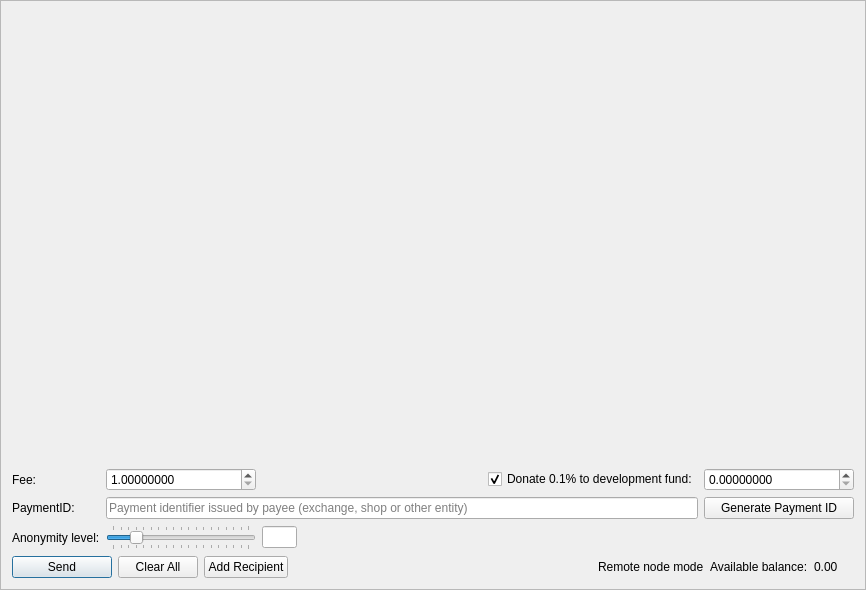
<?xml version="1.0" encoding="UTF-8"?>
<ui version="4.0">
 <class>SendFrame</class>
 <widget class="QFrame" name="SendFrame">
  <property name="geometry">
   <rect>
    <x>0</x>
    <y>0</y>
    <width>866</width>
    <height>590</height>
   </rect>
  </property>
  <property name="windowTitle">
   <string>Frame</string>
  </property>
  <property name="frameShape">
   <enum>QFrame::StyledPanel</enum>
  </property>
  <property name="frameShadow">
   <enum>QFrame::Raised</enum>
  </property>
  <layout class="QVBoxLayout" name="m_send_frame_main_layout">
   <item>
    <widget class="QScrollArea" name="m_transfersScrollarea">
     <property name="frameShape">
      <enum>QFrame::NoFrame</enum>
     </property>
     <property name="widgetResizable">
      <bool>true</bool>
     </property>
     <widget class="QWidget" name="scrollAreaWidgetContents">
      <property name="geometry">
       <rect>
        <x>0</x>
        <y>0</y>
        <width>846</width>
        <height>439</height>
       </rect>
      </property>
      <layout class="QVBoxLayout" name="m_send_frame_layout">
       <property name="leftMargin">
        <number>0</number>
       </property>
       <property name="topMargin">
        <number>0</number>
       </property>
       <property name="rightMargin">
        <number>0</number>
       </property>
       <property name="bottomMargin">
        <number>0</number>
       </property>
       <item>
        <spacer name="verticalSpacer">
         <property name="orientation">
          <enum>Qt::Vertical</enum>
         </property>
         <property name="sizeHint" stdset="0">
          <size>
           <width>20</width>
           <height>445</height>
          </size>
         </property>
        </spacer>
       </item>
      </layout>
     </widget>
    </widget>
   </item>
   <item>
    <layout class="QGridLayout" name="gridLayout">
     <property name="topMargin">
      <number>5</number>
     </property>
     <item row="5" column="1">
      <widget class="QSlider" name="m_mixinSlider">
       <property name="maximumSize">
        <size>
         <width>150</width>
         <height>16777215</height>
        </size>
       </property>
       <property name="baseSize">
        <size>
         <width>200</width>
         <height>0</height>
        </size>
       </property>
       <property name="maximum">
        <number>20</number>
       </property>
        <property name="minimum">
          <number>2</number>
        </property>
        <property name="pageStep">
        <number>1</number>
       </property>
       <property name="value">
        <number>1</number>
       </property>
       <property name="sliderPosition">
        <number>5</number>
       </property>
       <property name="tracking">
        <bool>false</bool>
       </property>
       <property name="orientation">
        <enum>Qt::Horizontal</enum>
       </property>
       <property name="tickPosition">
        <enum>QSlider::TicksBothSides</enum>
       </property>
       <property name="tickInterval">
        <number>1</number>
       </property>
      </widget>
     </item>
     <item row="5" column="0">
      <widget class="QLabel" name="label_2">
       <property name="text">
        <string>Anonymity level:</string>
       </property>
      </widget>
     </item>
     <item row="1" column="3">
      <widget class="QCheckBox" name="donateCheckBox">
       <property name="text">
        <string>Donate 0.1% to development fund:</string>
       </property>
       <property name="checked">
        <bool>true</bool>
       </property>
      </widget>
     </item>
     <item row="1" column="0">
      <widget class="QLabel" name="label">
       <property name="text">
        <string>Fee:</string>
       </property>
      </widget>
     </item>
     <item row="3" column="0">
      <widget class="QLabel" name="label_6">
       <property name="text">
        <string>PaymentID:</string>
       </property>
      </widget>
     </item>
     <item row="5" column="2">
      <widget class="QLineEdit" name="m_mixinEdit">
       <property name="minimumSize">
        <size>
         <width>35</width>
         <height>0</height>
        </size>
       </property>
       <property name="maximumSize">
        <size>
         <width>30</width>
         <height>16777215</height>
        </size>
       </property>
       <property name="text">
        <string notr="true"/>
       </property>
       <property name="maxLength">
        <number>5</number>
       </property>
       <property name="alignment">
        <set>Qt::AlignCenter</set>
       </property>
       <property name="readOnly">
        <bool>true</bool>
       </property>
      </widget>
     </item>
     <item row="3" column="1" colspan="3">
      <widget class="QLineEdit" name="m_paymentIdEdit">
       <property name="maxLength">
        <number>64</number>
       </property>
       <property name="placeholderText">
        <string>Payment identifier issued by payee (exchange, shop or other entity)</string>
       </property>
      </widget>
     </item>
     <item row="1" column="1">
      <widget class="QDoubleSpinBox" name="m_feeSpin">
       <property name="minimumSize">
        <size>
         <width>150</width>
         <height>0</height>
        </size>
       </property>
       <property name="baseSize">
        <size>
         <width>150</width>
         <height>0</height>
        </size>
       </property>
       <property name="cursor">
        <cursorShape>IBeamCursor</cursorShape>
       </property>
       <property name="locale">
        <locale language="English" country="UnitedStates"/>
       </property>
       <property name="suffix">
        <string/>
       </property>
       <property name="decimals">
        <number>8</number>
       </property>
       <property name="minimum">
        <double>1.00000000</double>
       </property>
       <property name="maximum">
        <double>999999999999999.00000000</double>
       </property>
       <property name="singleStep">
        <double>0.10000000</double>
       </property>
       <property name="value">
        <double>0.10000000</double>
       </property>
      </widget>
     </item>
     <item row="3" column="4">
      <widget class="QPushButton" name="m_generatePaymentIdButton">
       <property name="sizePolicy">
        <sizepolicy hsizetype="Preferred" vsizetype="Fixed">
         <horstretch>0</horstretch>
         <verstretch>0</verstretch>
        </sizepolicy>
       </property>
       <property name="maximumSize">
        <size>
         <width>200</width>
         <height>16777215</height>
        </size>
       </property>
       <property name="text">
        <string>Generate Payment ID</string>
       </property>
      </widget>
     </item>
     <item row="1" column="4">
      <widget class="QDoubleSpinBox" name="m_donateSpin">
       <property name="minimumSize">
        <size>
         <width>150</width>
         <height>0</height>
        </size>
       </property>
       <property name="maximumSize">
        <size>
         <width>16777215</width>
         <height>16777215</height>
        </size>
       </property>
       <property name="baseSize">
        <size>
         <width>150</width>
         <height>0</height>
        </size>
       </property>
       <property name="cursor">
        <cursorShape>IBeamCursor</cursorShape>
       </property>
       <property name="locale">
        <locale language="English" country="UnitedStates"/>
       </property>
       <property name="decimals">
        <number>8</number>
       </property>
       <property name="maximum">
        <double>999999999999999.00000000</double>
       </property>
       <property name="singleStep">
        <double>0.10000000</double>
       </property>
      </widget>
     </item>
     <item row="1" column="2">
      <spacer name="horizontalSpacer">
       <property name="orientation">
        <enum>Qt::Horizontal</enum>
       </property>
       <property name="sizeType">
        <enum>QSizePolicy::Expanding</enum>
       </property>
       <property name="sizeHint" stdset="0">
        <size>
         <width>100</width>
         <height>20</height>
        </size>
       </property>
      </spacer>
     </item>
    </layout>
   </item>
   <item>
    <layout class="QHBoxLayout" name="horizontalLayout">
     <item>
      <widget class="QPushButton" name="m_sendButton">
       <property name="minimumSize">
        <size>
         <width>100</width>
         <height>0</height>
        </size>
       </property>
       <property name="text">
        <string>Send</string>
       </property>
       <property name="icon">
        <iconset resource="../../resources.qrc">
         <normaloff>:/icons/btn-send</normaloff>:/icons/btn-send</iconset>
       </property>
       <property name="default">
        <bool>true</bool>
       </property>
      </widget>
     </item>
     <item>
      <widget class="QPushButton" name="m_clearAllButton">
       <property name="text">
        <string>Clear All</string>
       </property>
       <property name="icon">
        <iconset resource="../../resources.qrc">
         <normaloff>:/icons/remove</normaloff>:/icons/remove</iconset>
       </property>
      </widget>
     </item>
     <item>
      <widget class="QPushButton" name="m_addRecipientButton">
       <property name="text">
        <string>Add Recipient</string>
       </property>
       <property name="icon">
        <iconset resource="../../resources.qrc">
         <normaloff>:/icons/add_recepient</normaloff>:/icons/add_recepient</iconset>
       </property>
      </widget>
     </item>
     <item>
      <spacer name="horizontalSpacer_2">
       <property name="orientation">
        <enum>Qt::Horizontal</enum>
       </property>
       <property name="sizeHint" stdset="0">
        <size>
         <width>40</width>
         <height>20</height>
        </size>
       </property>
      </spacer>
     </item>
     <item>
      <widget class="QLabel" name="m_remote_label">
       <property name="font">
        <font>
         <weight>50</weight>
         <bold>false</bold>
        </font>
       </property>
       <property name="toolTip">
        <string>Wallet is connected through remote node. Additional 0.25% fee will be applied.</string>
       </property>
       <property name="text">
        <string>Remote node mode</string>
       </property>
      </widget>
     </item>
     <item>
      <widget class="QLabel" name="label_4">
       <property name="text">
        <string>Available balance:</string>
       </property>
      </widget>
     </item>
     <item>
      <widget class="QLabel" name="m_balanceLabel">
       <property name="text">
        <string notr="true">0.00 </string>
       </property>
      </widget>
     </item>
     <item>
      <widget class="QLabel" name="m_tickerLabel">
       <property name="text">
        <string notr="true"/>
       </property>
      </widget>
     </item>
    </layout>
   </item>
  </layout>
 </widget>
 <tabstops>
  <tabstop>m_feeSpin</tabstop>
  <tabstop>donateCheckBox</tabstop>
  <tabstop>m_donateSpin</tabstop>
  <tabstop>m_paymentIdEdit</tabstop>
  <tabstop>m_mixinSlider</tabstop>
  <tabstop>m_mixinEdit</tabstop>
  <tabstop>m_sendButton</tabstop>
  <tabstop>m_clearAllButton</tabstop>
  <tabstop>m_addRecipientButton</tabstop>
  <tabstop>m_transfersScrollarea</tabstop>
 </tabstops>
 <resources>
  <include location="../../resources.qrc"/>
 </resources>
 <connections>
  <connection>
   <sender>m_addRecipientButton</sender>
   <signal>clicked()</signal>
   <receiver>SendFrame</receiver>
   <slot>addRecipientClicked()</slot>
   <hints>
    <hint type="sourcelabel">
     <x>282</x>
     <y>561</y>
    </hint>
    <hint type="destinationlabel">
     <x>432</x>
     <y>294</y>
    </hint>
   </hints>
  </connection>
  <connection>
   <sender>m_clearAllButton</sender>
   <signal>clicked()</signal>
   <receiver>SendFrame</receiver>
   <slot>clearAllClicked()</slot>
   <hints>
    <hint type="sourcelabel">
     <x>154</x>
     <y>561</y>
    </hint>
    <hint type="destinationlabel">
     <x>432</x>
     <y>294</y>
    </hint>
   </hints>
  </connection>
  <connection>
   <sender>m_sendButton</sender>
   <signal>clicked()</signal>
   <receiver>SendFrame</receiver>
   <slot>sendClicked()</slot>
   <hints>
    <hint type="sourcelabel">
     <x>53</x>
     <y>561</y>
    </hint>
    <hint type="destinationlabel">
     <x>432</x>
     <y>294</y>
    </hint>
   </hints>
  </connection>
  <connection>
   <sender>m_mixinSlider</sender>
   <signal>valueChanged(int)</signal>
   <receiver>SendFrame</receiver>
   <slot>mixinValueChanged(int)</slot>
   <hints>
    <hint type="sourcelabel">
     <x>221</x>
     <y>520</y>
    </hint>
    <hint type="destinationlabel">
     <x>432</x>
     <y>294</y>
    </hint>
   </hints>
  </connection>
  <connection>
   <sender>m_generatePaymentIdButton</sender>
   <signal>clicked()</signal>
   <receiver>SendFrame</receiver>
   <slot>generatePaymentIdClicked()</slot>
   <hints>
    <hint type="sourcelabel">
     <x>748</x>
     <y>497</y>
    </hint>
    <hint type="destinationlabel">
     <x>432</x>
     <y>294</y>
    </hint>
   </hints>
  </connection>
 </connections>
 <slots>
  <slot>sendClicked()</slot>
  <slot>clearAllClicked()</slot>
  <slot>addRecipientClicked()</slot>
  <slot>mixinValueChanged(int)</slot>
 </slots>
</ui>
